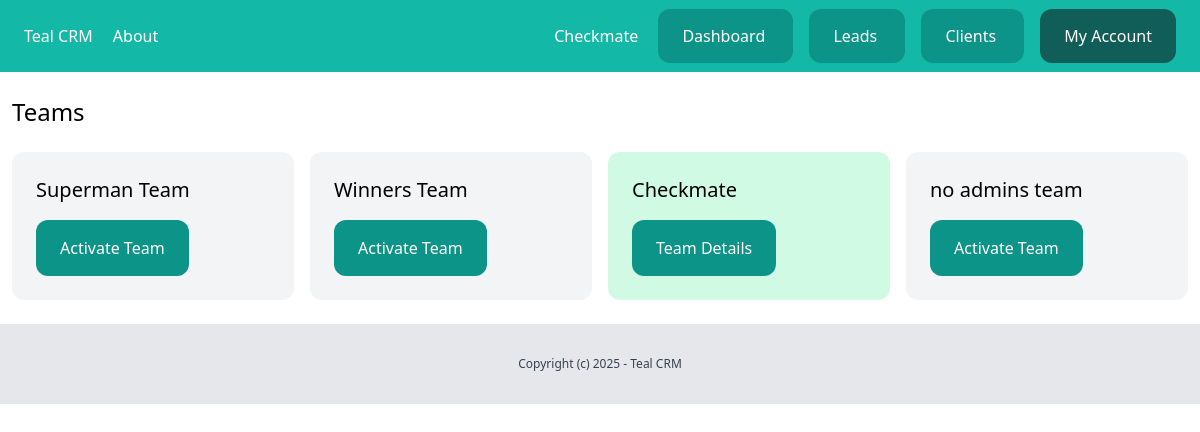
Screenshot of /dashboard/team/ (signed in) with the database file from the repository.
### team/models.py (models this page shows)
class Team(models.Model):
    plan = models.ForeignKey(Plan,related_name='teams',on_delete=models.CASCADE, null=True, blank=True)
    name = models.CharField(max_length=255)
    created_by = models.ForeignKey(User,related_name='created_teams' ,on_delete=models.CASCADE)
    created_at = models.DateTimeField(auto_now_add=True)
    members = models.ManyToManyField(User)
    def __str__(self):
        return self.name

### team/views.py (the view)
# urls.py: path('',views.teams_list,name='list'),
@login_required
def teams_list(request):
    teams = Team.objects.filter(members__in=[request.user])
    return render(request, 'team/teams_list.html',{'teams':teams})

### team/context_processors.py (called while the page is built)
def active_team(request):
    active_team = None  # Default to None
    if request.user.is_authenticated:
        user_profile = getattr(request.user, 'userprofile', None)  # Safely access userprofile
        if user_profile and user_profile.active_team:
            active_team = user_profile.active_team
        else:
            active_team = Team.objects.filter(created_by=request.user).first()
    return {'active_team': active_team}

### team/templates/team/teams_list.html (shortened to what this page needs)
{% extends 'core/base.html' %}
{% block content %}
<div class="px-3 py-6">
    <h1 class="text-2xl mb-6">Teams</h1>
    <div class="grid grid-cols-4 gap-4">
        {% for team in teams %}
        <div class="{% if team == active_team %}bg-emerald-100{% else%} bg-gray-100 {% endif %} rounded-xl p-6">
            <h2 class="mb-4 text-xl">{{team.name}}</h2>
            {% if team == active_team %}
            <a href="{% url 'team:detail' team.id %}" class="py-4 px-6 inline-block bg-teal-600 rounded-xl text-white">Team Details</a>
            {% else %}
            <a href="{% url 'team:activate' team.id %}" class="py-4 px-6 inline-block bg-teal-600 rounded-xl text-white">Activate Team</a>
            {% endif %}
        </div>
        {% endfor %}
    </div>
</div>
{% endblock %}

### core/templates/core/partials/nav.html (shortened to what this page needs)
<nav class="px-6 py-6 bg-teal-500 flex justify-between">
    <div class="space-x-4">
        <a href="/" class="text-white">
            Teal CRM
        </a>
        <a href="{% url 'about' %}" class="text-white">
            About
        </a>
    </div>
    <div class="space-x-4">
        {% if request.user.is_authenticated %}
        <a href="{% url 'team:detail' active_team.id %}" class="text-white">
            {{active_team}}
        </a>
        <a href="{% url 'dashboard:index' %}" class="py-4 px-6 bg-teal-600 rounded-xl text-white">
            Dashboard
        </a>
        <a href="{% url 'leads:list' %}" class="py-4 px-6 bg-teal-600 rounded-xl text-white">
            Leads
        </a>
        <a href="{% url 'clients:list' %}" class="py-4 px-6 bg-teal-600 rounded-xl text-white">
            Clients
        </a>
        <a href="{% url 'userprofile:myaccount' %}" class="py-4 px-6 bg-teal-800 rounded-xl text-white">
            My Account
        </a>
        {% endif %}
    </div>
</nav>

### rows the page displays
Team: name "Checkmate", shows "Team Details"
Team: name "Superman Team", shows "Activate Team"
Team: name "Winners Team", shows "Activate Team"
Team: name "no admins team", shows "Activate Team"
